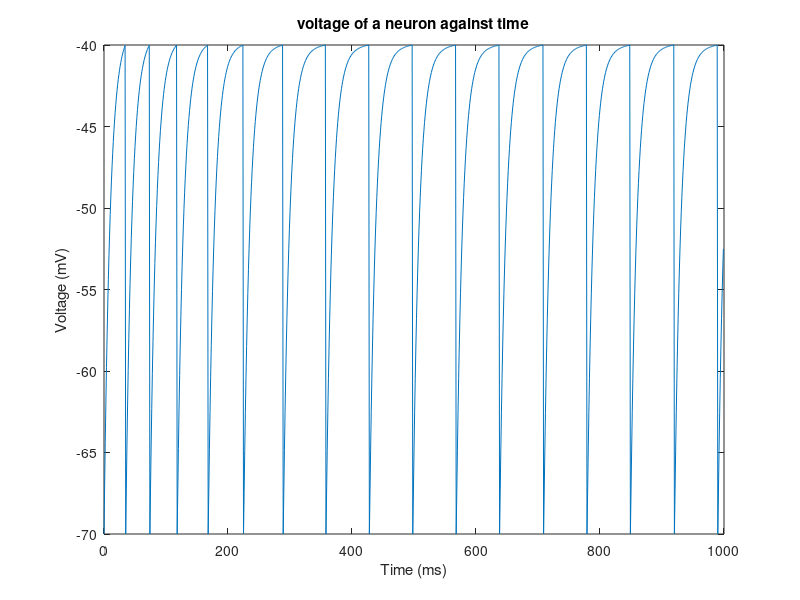

Write the MATLAB code that produced this figure.
function integrateandfiremodel
%
% part 5 of the neuron model
%

Tm = 10;             %[ms] (i.e. ?m is the time constant of the membrane)
EL = -70;            %[mV]
Vreset = -70;        %[mV]
Vth = -40;           %[mV]
Rm = 10;             %[M?]
Ie = 3.1;            %[nA]

Vzero = -70;

Dt = 1; %ms
t = 0;


% Gk*(Ek - V)
% Tk*(dG/dt)
dG = 0.01;          %[Mohm]
dt = 1;             %[ms]
Ek = -80;           %[mV]
Gk = 0;
Tslow = 200;

for timer=1:1000,
    
    Vtemp = EL + Rm * Ie + (Vzero - EL - Rm * Ie) * exp(-t/Tm);
    V(timer) = Vtemp + Gk * (Ek - Vtemp);
    if V(timer) >= Vth
        V(timer) = Vreset;
        t = 0;
        Gk = Gk + dG;
    end
    
    % relative time
    t = t + Dt;
    Gk = Gk - Gk * (dt/Tslow);
end
plottime = 0:999;
plot(plottime, V)
title('voltage of a neuron against time')
xlabel('Time (ms)') % x-axis label
ylabel('Voltage (mV)') % y-axis label
